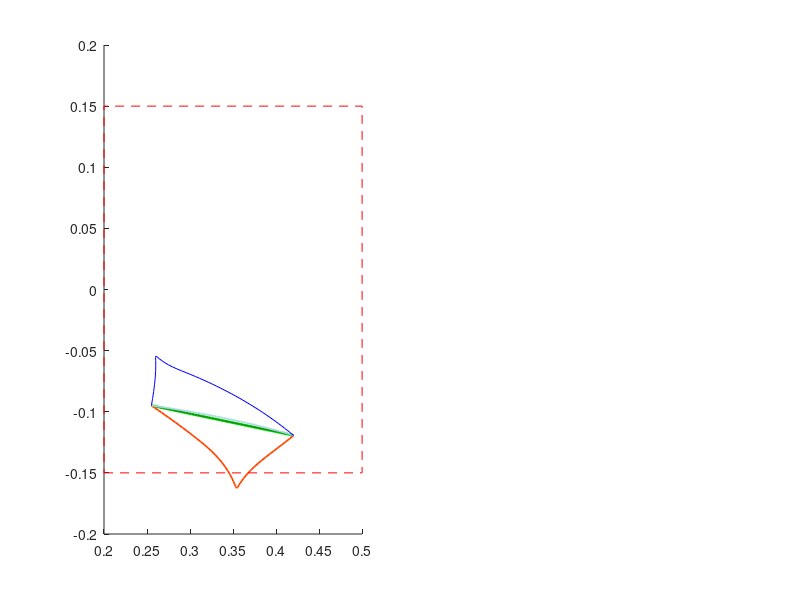

MATLAB code for this plot: (Note: this script raises an error after producing the figure.)
% plotting each TO output

% Andrew SaLoutos
% 4/17/2021

% make sure functions are on path
% addpath(genpath('arm_functions'))
addpath(genpath('block_functions'))

addpath(genpath('mc_arm_functions'))
% addpath(genpath('UR3_arm_functions'))

% import trajectory data
clear all

% load data
% load('multi_traj_data_linear.mat');
load('multi_traj_data_linear_MC_2.mat');
% load('multi_traj_data_linear_UR3_2.mat');

% load('multi_traj_data_sinusoid.mat');
% load('multi_traj_data_sinusoid_MC_2.mat');
% load('multi_traj_data_sinusoid_UR3.mat');

% make sure video filenames agree
filename1 = 'Figures/figure1_linear_traj_MC_2.avi';
filename2 = 'Figures/figure2_linear_traj_MC_2.avi';

% each should contain TO_data_plain, TO_data_meff, TO_data_link3, and
% TO_data_meff_link3

% % define arm parameters
% m1 = 1;                 m2 = 1;
% m3 = 0.5;               m_motor = 0.5;
% I1 = 0.02;              I2 = 0.02;
% I3 = 0.01;              I_motor = 0.000625; % assuming radius r=0.05m
% Ir = 6.25e-6;           N = 6;
% l_O_m1 = 0.25;          l_A_m2 = 0.25;
% l_B_m3 = 0.25;          l_OA = 0.5;
% l_AB = 0.5;             l_BC = 0.5;
% g = 9.81; % do I want gravity to start?
% % arrange in vector
% p   = [m1 m2 m3 m_motor I1 I2 I3 I_motor Ir N l_O_m1 l_A_m2 l_B_m3 l_OA l_AB l_BC g]';

% MC arm
m1 = 0.195;             m2 = 0.262;
m3 = 0.053;             m_motor = 0.527;
I1 = 0.001170;          I2 = 0.001186;
I3 = 0.000096;          I_motor = 0.000508;
Ir = 0.000064;          N = 6;
l_O_m1 = 0.092;         l_A_m2 = 0.201;
l_B_m3 = 0.038;         l_OA = 0.2085;
l_AB = 0.265;           l_BC = 0.1225;
g = 9.81; % do I want gravity to start?
% parameters
p   = [m1 m2 m3 m_motor I1 I2 I3 I_motor Ir N l_O_m1 l_A_m2 l_B_m3 l_OA l_AB l_BC g]'; 

% % UR3 planar arm
% m1 = 3.4445;            m2 = 1.437;
% m3 = 1.9360;            m_motor = 0.0; % not using motor mass
% I1 = 0.0219;            I2 = 0.0075;
% I3 = 0.0064;            I_motor = 0.0; % not using motor inertia
% Ir = 2.07e-5;           N = 101;
% l_O_m1 = 0.113;         l_A_m2 = 0.163;
% l_B_m3 = 0.0470;        l_OA = 0.24355;
% l_AB = 0.2132;          l_BC = 0.08535;
% g = 9.81; % do I want gravity to start?
% % parameters
% p   = [m1 m2 m3 m_motor I1 I2 I3 I_motor Ir N l_O_m1 l_A_m2 l_B_m3 l_OA l_AB l_BC g]'; 

% define object parameters
mo = 1;
LLo = mo*eye(2);



% iterate through each trajectory and plot
N = size(TO_data_plain,2);

% struct to save frames for video
F1(N) = struct('cdata',[],'colormap',[]);
F2(N) = struct('cdata',[],'colormap',[]);

for ii=1:N
    if ischar(TO_data_plain(ii).data) || ischar(TO_data_meff(ii).data) || ischar(TO_data_link3(ii).data) || ischar(TO_data_meff_link3(ii).data)
        % bad TO outputs, just don't plot?
        figure(1); clf;
        plt_title = sprintf('Optimized trajectory and effective mass for reference trajectory #%d', ii);
        sgtitle(plt_title);
        % save figure as frame
        F1(ii) = getframe(gcf);
        figure(2); clf;
        plt_title = sprintf('Tracking errors for reference trajectory #%d', ii);
        sgtitle(plt_title);
        % save figure as frame
        F2(ii) = getframe(gcf);
        continue
    end

    time_vec = TO_data_plain(ii).time;
    des_pts = TO_data_plain(ii).pts;
    
    X = TO_data_plain(ii).data;
    X_m = TO_data_meff(ii).data;
    X_l3 = TO_data_link3(ii).data;
    X_m_l3 = TO_data_meff_link3(ii).data;

    act_pts = X.p;
    act_pts_m = X_m.p;
    act_pts_l3 = X_l3.p;
    act_pts_m_l3 = X_m_l3.p;

    meff = X.meff;
    meff_m = X_m.meff;
    meff_l3 = X_l3.meff;
    meff_m_l3 = X_m_l3.meff;

    verr = X.v(3,:);
    verr_m = X_m.v(3,:);
    verr_l3 = X_l3.v(3,:);
    verr_m_l3 = X_m_l3.v(3,:);

    q0 = X.q(:,1);
    qf = X.q(:,end);
    q0_m = X_m.q(:,1);
    qf_m = X_m.q(:,end);
    q0_l3 = X_l3.q(:,1);
    qf_l3 = X_l3.q(:,end);
    q0_m_l3 = X_m_l3.q(:,1);
    qf_m_l3 = X_m_l3.q(:,end);

    LLv = X.LLv;
    LLv_m = X_m.LLv;
    LLv_l3 = X_l3.LLv;
    LLv_m_l3 = X_m_l3.LLv;    
    
    % get exit velocities [vx; vy; ||v||];
    exit_vel = zeros(3,length(time_vec));
    exit_vel_m = zeros(3,length(time_vec));
    exit_vel_l3 = zeros(3,length(time_vec));
    exit_vel_m_l3 = zeros(3,length(time_vec));
    
    for jj=1:length(time_vec)
        
        v_temp = X.v(1:2,jj);
        LLv_temp = reshape(LLv(:,jj),2,2);
%         ex_vel_temp = 2*inv(LLv_temp+LLo)*LLv_temp*v_temp;
        
        LLv_inv_temp = inv(LLv_temp);
        u_temp = v_temp/norm(v_temp);
        mf_temp = 1/(u_temp'*LLv_inv_temp*u_temp);
        ex_vel_temp = 2*(mf_temp/(mf_temp+mo))*v_temp;  
        
        exit_vel(:,jj) = [ex_vel_temp; norm(ex_vel_temp)];
        
        v_temp = X_m.v(1:2,jj);
        LLv_temp = reshape(LLv_m(:,jj),2,2);
%         ex_vel_temp = 2*inv(LLv_temp+LLo)*LLv_temp*v_temp;
        
        LLv_inv_temp = inv(LLv_temp);
        u_temp = v_temp/norm(v_temp);
        mf_temp = 1/(u_temp'*LLv_inv_temp*u_temp);
        ex_vel_temp = 2*(mf_temp/(mf_temp+mo))*v_temp;  
        
        exit_vel_m(:,jj) = [ex_vel_temp; norm(ex_vel_temp)];
        
        v_temp = X_l3.v(1:2,jj);
        LLv_temp = reshape(LLv_l3(:,jj),2,2);
%         ex_vel_temp = 2*inv(LLv_temp+LLo)*LLv_temp*v_temp;
        
        LLv_inv_temp = inv(LLv_temp);
        u_temp = v_temp/norm(v_temp);
        mf_temp = 1/(u_temp'*LLv_inv_temp*u_temp);
        ex_vel_temp = 2*(mf_temp/(mf_temp+mo))*v_temp;  
        
        exit_vel_l3(:,jj) = [ex_vel_temp; norm(ex_vel_temp)];
        
        v_temp = X_m_l3.v(1:2,jj);
        LLv_temp = reshape(LLv_m_l3(:,jj),2,2);
%         ex_vel_temp = 2*inv(LLv_temp+LLo)*LLv_temp*v_temp;
        
        LLv_inv_temp = inv(LLv_temp);
        u_temp = v_temp/norm(v_temp);
        mf_temp = 1/(u_temp'*LLv_inv_temp*u_temp);
        ex_vel_temp = 2*(mf_temp/(mf_temp+mo))*v_temp;  
        
        exit_vel_m_l3(:,jj) = [ex_vel_temp; norm(ex_vel_temp)];
        
    end
        
    % plot desired and actual trajectories
    figure(1); clf; 
    subplot(2,2,[1 3]); hold on;

    % trajectories
    plot(des_pts(1,:),des_pts(2,:),'g','LineWidth',2.0);
    plot(act_pts(1,:),act_pts(2,:),'Color',[0.1, 0.55, 0.1],'LineWidth',1.25);
    plot(act_pts_m(1,:),act_pts_m(2,:),'Color',[1.0, 0.27, 0],'LineWidth',1.25);
    plot(act_pts_l3(1,:),act_pts_l3(2,:),'Color',[0.68, 0.85, 0.9],'LineWidth',1.25);
    plot(act_pts_m_l3(1,:),act_pts_m_l3(2,:),'b');
    % arena
%     x_a = [0.4, 1.2, 1.2, 0.4, 0.4];
%     y_a = [-0.4, -0.4, 0.4, 0.4, -0.4];
    
    x_a = [0.2, 0.5, 0.5, 0.2, 0.2]; % for MC, UR3 plots
    y_a = [-0.15, -0.15, 0.15, 0.15, -0.15];
    
    plot(x_a,y_a,'r--');
    % initial and final joint configurations
    % lighter plots are without meff in optimization
    kp0_m_l3 = keypoints_arm(q0_m_l3,p);
    rA0_m_l3 = kp0_m_l3(:,1);
    rB0_m_l3 = kp0_m_l3(:,2);
    rC0_m_l3 = kp0_m_l3(:,3);
    plot([0 rA0_m_l3(1)],[0 rA0_m_l3(2)],'Color',[0.3,0.3,0.3],'LineWidth',2);
    plot([rA0_m_l3(1) rB0_m_l3(1)],[rA0_m_l3(2) rB0_m_l3(2)],'Color',[0.3,0.3,0.3],'LineWidth',2);
    plot([rB0_m_l3(1) rC0_m_l3(1)],[rB0_m_l3(2) rC0_m_l3(2)],'Color',[0.3,0.3,0.3],'LineWidth',2);
    plot([0 rA0_m_l3(1) rB0_m_l3(1)],[0 rA0_m_l3(2) rB0_m_l3(2)],'o','Color',[0.3,0.3,0.3],'MarkerSize',5,'MarkerFaceColor',[0.3,0.3,0.3]);
    kpf_m_l3 = keypoints_arm(qf_m_l3,p);
    rAf_m_l3 = kpf_m_l3(:,1);
    rBf_m_l3 = kpf_m_l3(:,2);
    rCf_m_l3 = kpf_m_l3(:,3);
    plot([0 rAf_m_l3(1)],[0 rAf_m_l3(2)],'Color',[0.45,0.45,0.45],'LineWidth',2);
    plot([rAf_m_l3(1) rBf_m_l3(1)],[rAf_m_l3(2) rBf_m_l3(2)],'Color',[0.45,0.45,0.45],'LineWidth',2);
    plot([rBf_m_l3(1) rCf_m_l3(1)],[rBf_m_l3(2) rCf_m_l3(2)],'Color',[0.45,0.45,0.45],'LineWidth',2);
    plot([0 rAf_m_l3(1) rBf_m_l3(1)],[0 rAf_m_l3(2) rBf_m_l3(2)],'o','Color',[0.45,0.45,0.45],'MarkerSize',5,'MarkerFaceColor',[0.45,0.45,0.45]);

    xlabel('X'); ylabel('Y'); legend({'Des','TO plain','TO w/ m_{eff}', 'TO w/ link3', 'TO w/ both'}, 'FontSize',6);
    axis equal; 
%     xlim([-0.5,1.5]); ylim([-1.0,1.0]);
%     xlim([-0.1, 1.5]); ylim([-0.7,0.7]);
    xlim([-0.1, 0.6]); ylim([-0.3,0.3]);

    
    % plot effective mass over time
    meff(1,1) = meff(1,2);
    meff_m(1,1) = meff_m(1,2); % shouldn't be any velocity at t=0 (just numerical noise from optimization), set to meff at next time-step for nice visuals 
    meff_l3(1,1) = meff_l3(1,2);
    meff_m_l3(1,1) = meff_m_l3(1,2);
    subplot(2,2,2); hold on;
    plot(time_vec,meff(1,:),'LineWidth',1.25); % add 'o-'
    plot(time_vec,meff_m(1,:),'LineWidth',1.25);
    plot(time_vec,meff_l3(1,:),'LineWidth',1.25);
    plot(time_vec,meff_m_l3(1,:),'LineWidth',1.25);
%     plot(time_vec,meff(2,:),'LineWidth',1.25);
%     plot(time_vec,meff(3,:),'LineWidth',1.25);
    xlabel('Time'); ylabel('m_{eff}'); 
%     legend('Actual','Min','Max');
    legend({'TO plain', 'TO w/ m_{eff}', 'TO w/ link3', 'TO w/ both'},'FontSize',6);
    ylim([0, 1.0]);
    title('Effective Mass');
%     ylim([0, 30]); % for UR3
    
    % plot norm of exit velocity over time
    subplot(2,2,4); hold on;
    plot(time_vec,exit_vel(3,:),'LineWidth',1.25);
    plot(time_vec,exit_vel_m(3,:),'LineWidth',1.25);
    plot(time_vec,exit_vel_l3(3,:),'LineWidth',1.25);
    plot(time_vec,exit_vel_m_l3(3,:),'LineWidth',1.25);
    xlabel('Time'); ylabel('||v_{exit}||');
    title('Exit Velocity');
%     legend({'TO plain', 'TO w/ m_{eff}', 'TO w/ link3', 'TO w/ both'},'FontSize',6);



    plt_title = sprintf('Optimized trajectory with effective mass and exit velocity for reference trajectory #%d', ii);
    sgtitle(plt_title);

    % save figure as frame
    F1(ii) = getframe(gcf);

    % also plot velocity and position tracking error over time
    figure(2); clf; % TODO: eventually combine with other figure?
    subplot(1,2,1); hold on;
    plot(time_vec, act_pts(3,:),'LineWidth',1.25);
    plot(time_vec, act_pts_m(3,:),'LineWidth',1.25);
    plot(time_vec, act_pts_l3(3,:),'LineWidth',1.25);
    plot(time_vec, act_pts_m_l3(3,:),'LineWidth',1.25);
    xlabel('Time'); ylabel('Position Error');
%     legend('TO plain', 'TO w/ m_{eff}', 'TO w/ link3', 'TO w/ both');
    subplot(1,2,2); hold on;
    plot(time_vec, verr, 'LineWidth',1.25);
    plot(time_vec, verr_m, 'LineWidth',1.25);
    plot(time_vec, verr_l3, 'LineWidth',1.25);
    plot(time_vec, verr_m_l3,'LineWidth',1.25);
    xlabel('Time'); ylabel('Velocity Error');
    legend('TO plain', 'TO w/ m_{eff}', 'TO w/ link3', 'TO w/ both');

    plt_title = sprintf('Tracking errors for reference trajectory #%d', ii);
    sgtitle(plt_title);

    % save figure as frame
    F2(ii) = getframe(gcf);
    
    
    % stop between each trajectory?
    pause(0.5);
%     pause;
    % TODO: make this a timed pause and record the animation as a video?
    
end

% % write videos here
% disp('Writing videos...');
% 
% v1 = VideoWriter(filename1);
% v1.FrameRate = 30; % optional: control frame rate
% open(v1)
% for ii=1:N % for each trajectory
%     for jj=1:60 % write 60 frames (two seconds) to video
%         writeVideo(v1,F1(ii));
%     end
% end
% close(v1)
% v2 = VideoWriter(filename2);
% v2.FrameRate = 30; % optional: control frame rate
% open(v2)
% for ii=1:N % for each trajectory
%     for jj=1:60 % write 60 frames (two seconds) to video
%         writeVideo(v2,F2(ii));
%     end
% end
% close(v2)
% disp('...done!');


